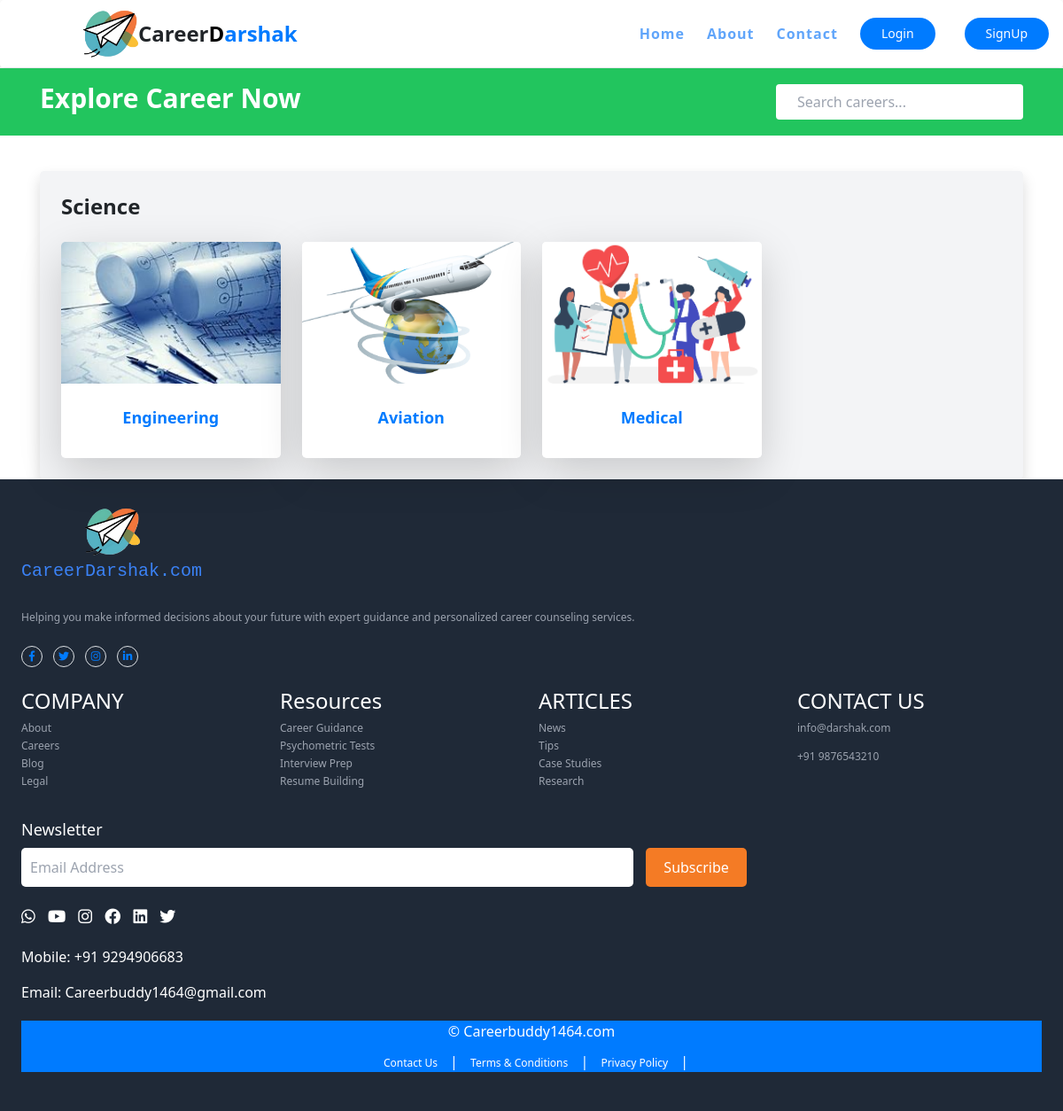
Page /careerlibrary/ on the earlier database version.
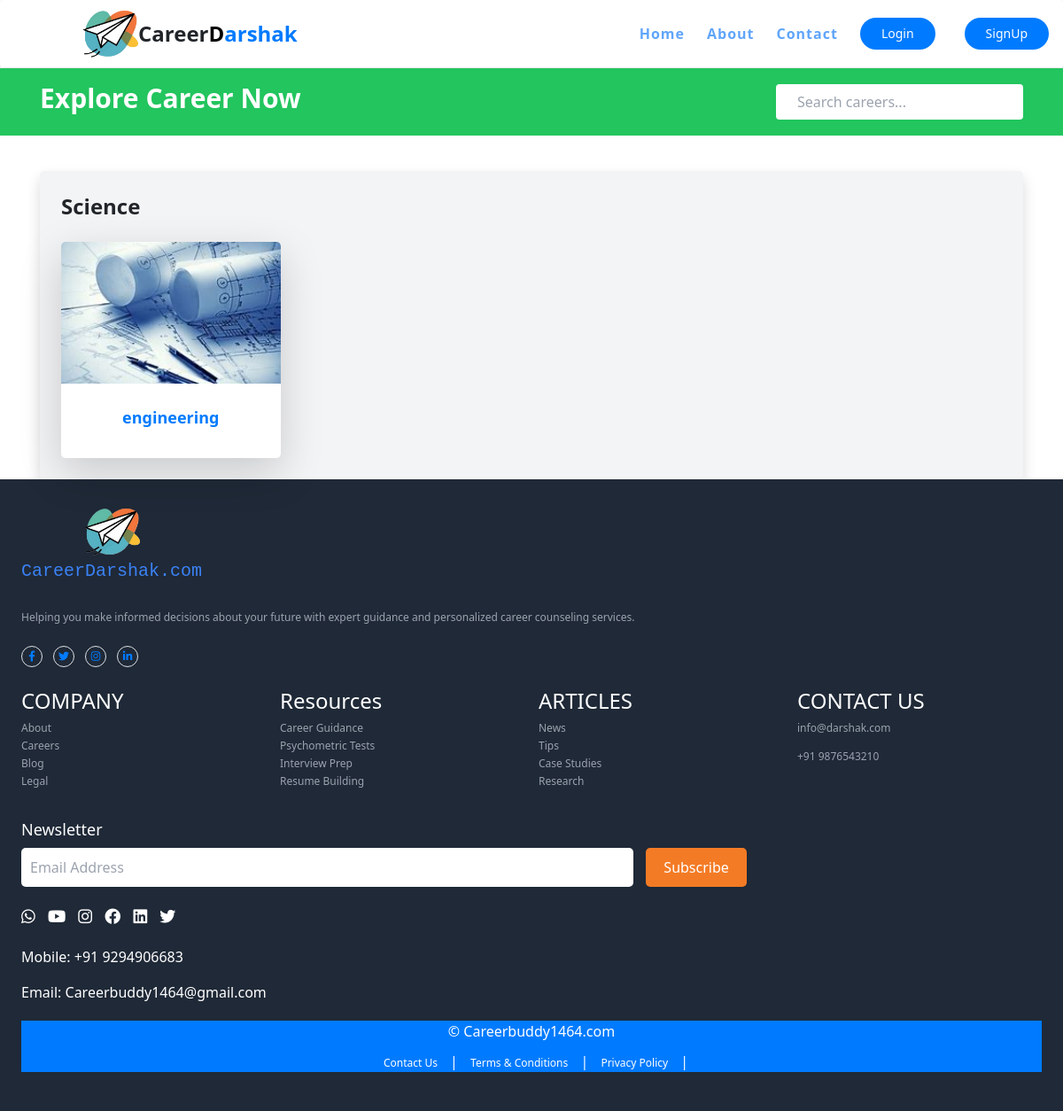
Same page on the later database version.
### careerlibrary/models.py (models this page shows, shortened)
class CareerOption(models.Model):
    STREAM_CHOICES = [
        ('Science', 'Science'),
        ('Commerce', 'Commerce'),
        ('Arts', 'Arts'),
        ('Any','Any')
    ]
    name = models.CharField(max_length=200)
    image = models.ImageField(upload_to='career_images/')
    description = models.TextField()
    stream_type = models.CharField(
    max_length=50,
    choices=STREAM_CHOICES,
    default='Science'  # or any default you'd like
)

### careerlibrary/views.py (the view)
# urls.py: path('', views.library, name='library'),
def library(request):
    career_options = CareerOption.objects.all()
    stream_groups = defaultdict(list)
    for career in career_options:
        stream_groups[career.stream_type].append(career)
    return render(request, 'careerlibrary/library.html', {
        'stream_groups': dict(stream_groups)
    })

### careerlibrary/templates/careerlibrary/library.html (shortened to what this page needs)
{% extends 'website/base.html' %}
{% load static tailwind_tags %}
{% load static %}
{% block content %}
<div class="bg-green-500 text-white py-3 w-full">
    <div class="container mx-auto flex justify-between items-center">
        <h1 class="text-3xl font-bold">Explore Career Now</h1>
        <input type="text" id="search" placeholder="Search careers..." oninput="filterOptions()" class="text-black px-4 py-2 rounded">
    </div>
</div>
<div class="container  mt-10 space-y-10">
    {% for stream, careers in stream_groups.items %}
        <div class="bg-gray-100 rounded-lg p-4 shadow">
            <h2 class="text-2xl font-bold mb-4">{{ stream|title }} </h2>
            <div class="grid grid-cols-1 sm:grid-cols-2 md:grid-cols-4 gap-6">
                {% for career in careers|slice:":3" %}
                    <div class="career-item bg-white shadow-lg rounded-lg overflow-hidden transition-transform hover:scale-105">
                        <a href="{% url 'careerlibrary:career_detail' career.id %}">
                            <img class="w-full h-40 object-cover" src="{{ career.image.url }}" alt="Career Image">
                            <div class="p-4 text-center">
                                <h2 class="career-name text-lg font-bold">{{ career.name }}</h2>
                            </div>
                        </a>
                    </div>
                {% endfor %}
            </div>
        </div>
    {% endfor %}
</div>
{% endblock %}

### templates/website/base.html (shortened to what this page needs)
{% load static  %}
<!DOCTYPE html>
<html lang="en">
<head>
    <script src="https://cdn.tailwindcss.com"></script>
    <link rel="stylesheet" href="https://cdnjs.cloudflare.com/ajax/libs/font-awesome/6.0.0-beta3/css/all.min.css">
    <link rel="stylesheet" href="{% static 'css/sstyle.css' %}">
    <link rel="stylesheet" href="https://maxcdn.bootstrapcdn.com/bootstrap/4.6.2/css/bootstrap.min.css">
</head>
<body class="font-sans">
    <div class="bg-white rounded-lg overflow-hidden shadow-lg ">
        <header class="flex justify-between items-center p-2 border-b ">
            <div class="flex items-center">
                <img id="navbar-logo" src="{% static 'images/logocareer.png' %}" alt="Logo" style="height: 60px; margin-right: 0px;" />
                <div class="font-bold text-2xl">
                    Career<span class="text-black">D</span><span class="text-primary">arshak</span>
                </div>
            </div>
            <div class="flex items-center" style="gap:25px">
                    <a href="{% url 'home' %}"style="font-size: 1rem; font-weight: bold;  letter-spacing: 1px; transition: color 0.3s ease;"class="text-blue-400">Home</a>
                    <a href="{% url 'about' %}"style="font-size: 1rem; font-weight: bold;   letter-spacing: 1px; transition: color 0.3s ease;"class="text-blue-400">About</a>
                {% if request.user.is_authenticated %}
                <a href="{% url 'careerlibrary:library' %}"style="font-size: 1rem; font-weight: bold;  letter-spacing: 1px; transition: color 0.3s ease;"class="text-blue-400">Resources</a>
                <a href="{% url 'assessment' %}" style="font-size: 1rem; font-weight: bold;  letter-spacing: 1px; transition: color 0.3s ease; "class="text-blue-400">Assessment</a>
                <a href="{% url 'userprofile' request.user.username  %}" style="font-size: 1rem; font-weight: bold; color:rgb(69, 235, 69);  letter-spacing: 1px; transition: color 0.3s ease;"  role="button"  aria-expanded="false">
                    <i class="fa-solid fa-user-circle" style="font-size: 2rem;"></i>
                </a>
                {% else %}
                <a href="{% url 'contact' %}"style="font-size: 1rem; font-weight: bold;   letter-spacing: 1px; transition: color 0.3s ease;"class="text-blue-400">Contact</a>
                <a href="{% url 'login' %}" class="bg-primary text-white px-4 py-2 rounded-full text-sm font-medium mr-2 ">Login</a>
              <a href="{% url 'signup' %}" class="bg-primary text-white px-4 py-2 rounded-full text-sm font-medium mr-2 ">SignUp</a>
              {% endif %}
            </div>
        </header>
</div>
      {% block content %}
      {% endblock content %}
<link href="https://cdn.jsdelivr.net/npm/bootstrap@4.6.2/dist/css/bootstrap.min.css" rel="stylesheet">
<script src="https://cdn.tailwindcss.com"></script>
<link
rel="stylesheet"
href="https://cdn.jsdelivr.net/npm/swiper@11/swiper-bundle.min.css"
/>
<link href="https://cdn.jsdelivr.net/npm/bootstrap@4.6.2/dist/css/bootstrap.min.css" rel="stylesheet">
<footer class="bg-gray-800 text-white p-6">
    <div class="flex items-center mb-4">
        <a class="navbar-brand text-blue-500" href="{% url 'home' %}">
            <img id="navbar-logo" class="" src="{% static 'images/logocareer.png'%}" alt=" Logo" style="display: flex; align-items: center; text-decoration: none; "/>CareerDarshak.com
        </a>
    </div>
    <p class="text-xs text-gray-400 mb-4">
        Helping you make informed decisions about your future with expert guidance and personalized career counseling services.
    </p>
    <div class="flex space-x-3 mb-6">
        <a href="#" class="w-6 h-6 border border-gray-600 rounded-full flex items-center justify-center">
            <i class="fab fa-facebook-f text-xs"></i>
        </a>
        <a href="#" class="w-6 h-6 border border-gray-600 rounded-full flex items-center justify-center">
            <i class="fab fa-twitter text-xs"></i>
        </a>
        <a href="#" class="w-6 h-6 border border-gray-600 rounded-full flex items-center justify-center">
            <i class="fab fa-instagram text-xs"></i>
        </a>
        <a href="#" class="w-6 h-6 border border-gray-600 rounded-full flex items-center justify-center">
            <i class="fab fa-linkedin-in text-xs"></i>
        </a>
    </div>
    <div class="grid grid-cols-4 gap-4 text-xs">
        <div>
            <h4 class="font-medium mb-2">COMPANY</h4>
            <ul class="space-y-1 text-gray-400">
                <li>About</li>
                <li>Careers</li>
                <li>Blog</li>
                <li>Legal</li>
            </ul>
        </div>
        <div>
            <h4 class="font-medium mb-2">Resources</h4>
            <ul class="space-y-1 text-gray-400">
                <li>Career Guidance</li>
                <li>Psychometric Tests</li>
                <li>Interview Prep</li>
                <li>Resume Building</li>
            </ul>
        </div>
        <div>
            <h4 class="font-medium mb-2">ARTICLES</h4>
            <ul class="space-y-1 text-gray-400">
                <li>News</li>
                <li>Tips</li>
                <li>Case Studies</li>
                <li>Research</li>
            </ul>
        </div>
        <div>
            <h4 class="font-medium mb-2">CONTACT US</h4>
            <p class="text-gray-400">info@darshak.com</p>
            <p class="text-gray-400">+91 9876543210</p>
        </div>
    </div>
    <div class="footer-column newsletter">
        <h3>Newsletter</h3>
        <form action="{% url 'contact' %}">
            <input type="email" placeholder="Email Address" required>
            <button type="submit">Subscribe</button>
        </form>
        <div class="social-icons">
            <a href="#"><i class="fa-brands fa-whatsapp"></i></a>
            <a href="#"><i class="fa-brands fa-youtube"></i></a>
            <a href="#"><i class="fa-brands fa-instagram"></i></a>
            <a href="#"><i class="fa-brands fa-facebook"></i></a>
            <a href="#"><i class="fa-brands fa-linkedin"></i></a>
            <a href="#"><i class="fa-brands fa-twitter"></i></a>
        </div>
        <p>Mobile: +91 9294906683</p>
        <p>Email: Careerbuddy1464@gmail.com</p>
        <div class="footer-bottom bg-primary">
            <div class="footer-logo">
                <p>©  Careerbuddy1464.com</p>
            </div>
            <div class="footer-links">
                <a href="{% url 'contact' %}">Contact Us</a> |
                <a href="{% url 'condition' %}">Terms & Conditions</a> |
                <a href="{% url 'privacy' %}">Privacy Policy</a> |
            </div>
        </div>
    </div>
</footer>
<script src="https://cdn.tailwindcss.com"></script>
</body>
</html>

### static/css/sstyle.css (style rules this page uses)
body { margin: 0; overflow-x: hidden; padding: 0; height: 100vh; background-size:contain; background-position: center; background-repeat: no-repeat; background-attachment: fixed; }
.navbar-brand { position: relative; color: #000000; margin-left: 0; font-family: monospace; }
#navbar-logo { height: 80px; width: auto; margin-left: 20px; object-fit: contain; margin-right: 5px; }
#navbar-logo { height: 60px; width: auto; object-fit: contain; margin-left:35% ; }
a { color: #007db8; text-decoration: none; }
footer { background-color: #68a9eb; color: white; padding: 40px 0; transition: max-height 0.5s ease-in-out; z-index: 1000; }
.footer-column { flex: 1; min-width: 250px; margin: 20px 0; }
.footer-column h3 { font-size: 18px; margin-bottom: 10px; }
.newsletter input[type="email"] { padding: 10px; border: none; border-radius: 5px; margin-right: 10px; width: 60%; }
.newsletter button { padding: 10px 20px; background-color: #f47b25; border: none; color: white; border-radius: 5px; cursor: pointer; }
.social-icons { margin: 20px 0; }
.social-icons a { color: white; margin-right: 10px; font-size: 18px; text-decoration: none; }
.footer-bottom { text-align: center; margin-top: 20px; }
.footer-bottom p { margin: 10px 0; }
.footer-links a { color: white; text-decoration: none; margin: 0 10px; font-size: 12px; }

### templates/website/base.html (style rules this page uses)
body { font-family: Arial, sans-serif; background-color: #f4f4f4; }
footer { background-color: #0bbd87; color: white; padding: 40px 0; transition: max-height 0.5s ease-in-out; z-index: 1000; }
.footer-column { flex: 1; min-width: 250px; margin: 20px 0; }
.footer-column h3 { font-size: 18px; margin-bottom: 10px; }
.newsletter input[type="email"] { padding: 10px; border: none; border-radius: 5px; margin-right: 10px; width: 60%; }
.newsletter button { padding: 10px 20px; background-color: #f47b25; border: none; color: white; border-radius: 5px; cursor: pointer; }
.social-icons { margin: 20px 0; }
.social-icons a { color: white; margin-right: 10px; font-size: 18px; text-decoration: none; }
.footer-bottom { text-align: center; margin-top: 20px; }
.footer-bottom p { margin: 10px 0; }
.footer-links a { color: white; text-decoration: none; margin: 0 10px; font-size: 12px; }

Differences in the rows shown:
removed CareerOption: image (picture), name "Aviation", shown under "Science"
removed CareerOption: image (picture), name "Medical", shown under "Science"
changed CareerOption "Science": name "Engineering" → "engineering"
